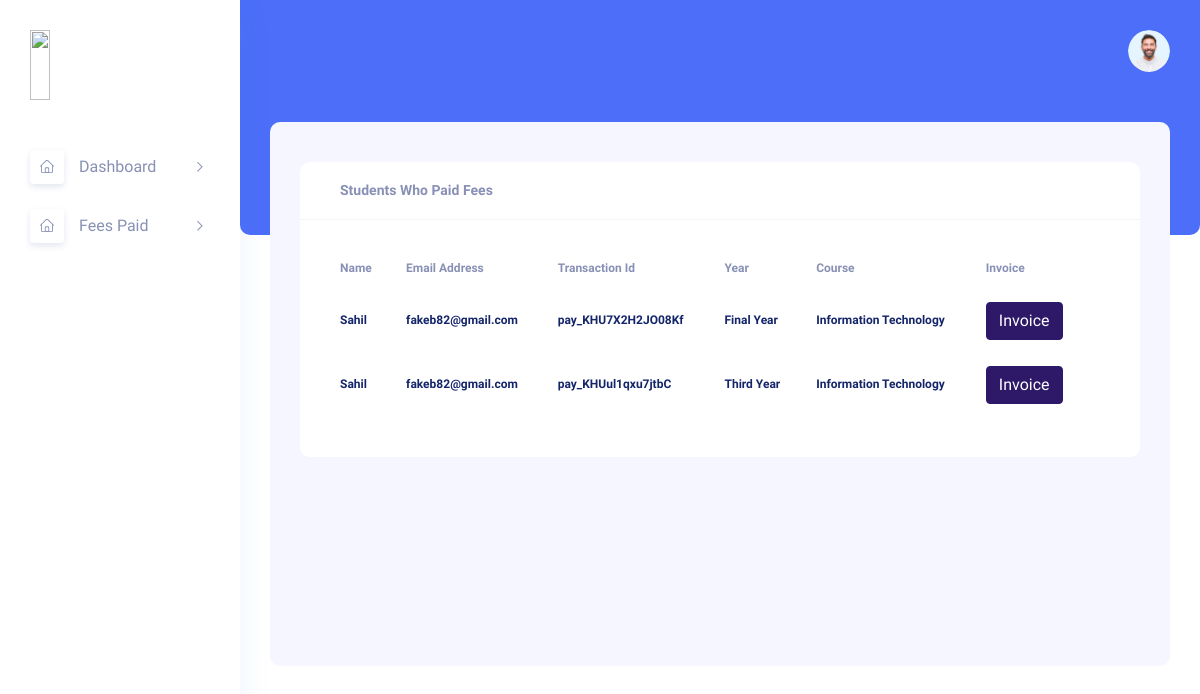
/admin/fees.php (signed in), run on the app's committed database.
### tables this page shows
CREATE TABLE `fees_paid` (
  `id` int(11) NOT NULL,
  `uid` int(11) NOT NULL,
  `txn_id` varchar(255) NOT NULL,
  `syear` varchar(255) NOT NULL,
  `course` varchar(255) NOT NULL,
  `createdAt` timestamp NOT NULL DEFAULT current_timestamp(),
  `updatedAt` timestamp NOT NULL DEFAULT current_timestamp()
);

CREATE TABLE `users` (
  `id` int(11) NOT NULL,
  `uname` varchar(255) NOT NULL,
  `email` varchar(255) NOT NULL,
  `password` varchar(255) NOT NULL,
  `is_verified` int(11) NOT NULL
);

### admin/fees.php (the view, shortened to what this page needs)
<!DOCTYPE html>
<html lang="zxx">
    <head>
        <link rel="stylesheet" href="css/bootstrap.min.css" />
        <link rel="stylesheet" href="vendors/themefy_icon/themify-icons.css" />
        <link rel="stylesheet" href="vendors/niceselect/css/nice-select.css" />
        <link rel="stylesheet" href="vendors/owl_carousel/css/owl.carousel.css" />
        <link rel="stylesheet" href="vendors/gijgo/gijgo.min.css" />
        <link rel="stylesheet" href="vendors/font_awesome/css/all.min.css" />
        <link rel="stylesheet" href="vendors/tagsinput/tagsinput.css" />
        <link rel="stylesheet" href="vendors/datepicker/date-picker.css" />
        <link rel="stylesheet" href="vendors/scroll/scrollable.css" />
        <link rel="stylesheet" href="vendors/datatable/css/jquery.dataTables.min.css" />
        <link rel="stylesheet" href="vendors/datatable/css/responsive.dataTables.min.css" />
        <link rel="stylesheet" href="vendors/datatable/css/buttons.dataTables.min.css" />
        <link rel="stylesheet" href="vendors/text_editor/summernote-bs4.css" />
        <link rel="stylesheet" href="vendors/morris/morris.css">
        <link rel="stylesheet" href="vendors/material_icon/material-icons.css" />
        <link rel="stylesheet" href="css/metisMenu.css">
        <link rel="stylesheet" href="css/style.css" />
        <link rel="stylesheet" href="css/colors/default.css" id="colorSkinCSS">
    </head>
    <body class="crm_body_bg">
        <?php
    include('header.php');
    include('../conn.php');
    ?>
        <section class="main_content dashboard_part large_header_bg">
            <?php
        include('header_top.php');
        ?>
            <div class="main_content_iner ">
                <div class="container-fluid p-0 ">
                    <div class="row ">
                        <div class="col-lg-12">
                            <div class="white_card card_height_100 mb_30 QA_section">
                                <div class="white_card_header">
                                    <div class="box_header m-0">
                                        <div class="main-title">
                                            <h3 class="m-0">Students Who Paid Fees</h3>
                                        </div>
                                    </div>
                                </div>
                                <div class="white_card_body">
                                    <div class="QA_table table-responsive ">
                                        <table class="table pt-0">
                                            <thead>
                                                <tr>
                                                    <th scope="col">Name</th>
                                                    <th scope="col">Email Address</th>
                                                    <th scope="col">Transaction Id</th>
                                                    <th scope="col">Year</th>
                                                    <th scope="col">Course</th>
                                                    <th scope="col">Invoice</th>
                                                </tr>
                                            </thead>
                                            <tbody>
                                                <?php
                                            $sql = "SELECT * FROM fees_paid";
                                            $res = mysqli_query($conn, $sql);
                                            while ($rows = mysqli_fetch_assoc($res)) {
                                            ?>
                                                <tr>
                                                    <?php
                                                    $data = "SELECT * FROM users where id = '{$rows['uid']}'";
                                                    $result = mysqli_query($conn, $data);
                                                    $row = mysqli_fetch_assoc($result);
                                                    ?>
                                                    <td><?php echo $row['uname']; ?>
                                                    </td>
                                                    <td><?php echo $row['email']; ?></td>
                                                    <td class="nowrap"><?php echo $rows['txn_id']; ?></td>
                                                    <td class="nowrap"><?php echo $rows['syear']; ?></td>
                                                    <td class="nowrap"><?php echo $rows['course']; ?></td>
                                                    <td class="nowrap"><a
                                                            href="invoice.php?id=<?php echo $rows['txn_id']; ?>"><button
                                                                class="btn btn-primary">Invoice</button></a>
                                                    </td>
                                                </tr>
                                                <?php
                                            };
                                            ?>
                                            </tbody>
                                        </table>
                                    </div>
                                </div>
                            </div>
                        </div>
                    </div>
                </div>
            </div>
        </section>
    </body>
</html>

### data on the page
fees_paid: uid.uname "Sahil", uid.email "fakeb82@gmail.com", txn "pay_KHU7X2H2JO08Kf", syear "Final Year", course "Information Technology"
fees_paid: uid.uname "Sahil", uid.email "fakeb82@gmail.com", txn "pay_KHUul1qxu7jtbC", syear "Third Year", course "Information Technology"
